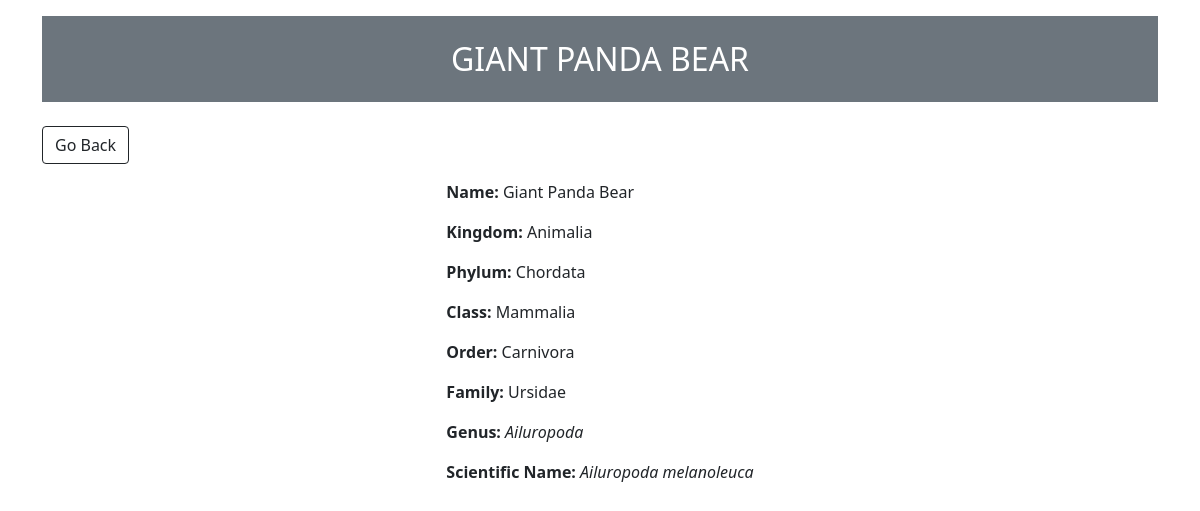
/all/3/, run on the app's committed database.
### animals/models.py (models this page shows, shortened)
class Animal(models.Model):
    name = models.CharField(max_length=150)
    kingdom = models.CharField(max_length=60)
    phylum = models.CharField(max_length=60)
    classname = models.CharField(max_length=60)
    order = models.CharField(max_length=60)
    family = models.CharField(max_length=60)
    genus = models.CharField(max_length=60)
    scientificname = models.CharField(max_length=150)
    profile_views = models.IntegerField(default=0, null=True, blank=True)
    class Meta:
        verbose_name_plural = 'Animals'   # to define plural

### animals/views.py (the view)
# urls.py: path('all/<str:pk>/', views.viewDetail, name='detail'),
def viewDetail(request, pk):
    animal = Animal.objects.get(id=pk)
    return render(request, 'detail.html', {'animal': animal})

### animals/templates/detail.html (shortened to what this page needs)
{% load static %}
<!DOCTYPE html>
<html>
<head>
    <link href="https://cdn.jsdelivr.net/npm/bootstrap@5.0.0-beta1/dist/css/bootstrap.min.css" rel="stylesheet">
</head>
<body class="m-3">
    <div class="container">
        <div class="col bg-secondary text-white">
            <h2 class="row justify-content-center text-uppercase p-4">{{animal.name}}</h2>
        </div>
        <div class="row justify-content-center">
            <div class="col">
                <a href="{% url 'animals:all' %}" class="btn btn-outline-dark my-3">Go Back</a>
                <div class="row align-items-center justify-content-center">
                    <div class="col-md-5 justify-content-center" style="display: grid;">
                        <p><b>Name:</b> {{animal.name}}</p>
                        <p><b>Kingdom:</b> {{animal.kingdom }}</p>
                        <p><b>Phylum:</b> {{animal.phylum}}</p>
                        <p><b>Class:</b> {{animal.classname}}</p>
                        <p><b>Order:</b> {{animal.order}}</p>
                        <p><b>Family:</b> {{animal.family}}</p>
                        <p><b>Genus:</b> <i>{{animal.genus}}</i></p>
                        <p><b>Scientific Name:</b> <i>{{animal.scientificname}}</i></p>
                    </div>
                </div>
            </div>
        </div>
    </div>
</body>
</html>

### data on the page
Animal: name "GIANT PANDA BEAR", name "Giant Panda Bear", kingdom "Animalia", phylum "Chordata", classname "Mammalia", order "Carnivora", family "Ursidae", genus "Ailuropoda", scientificname "Ailuropoda melanoleuca"
